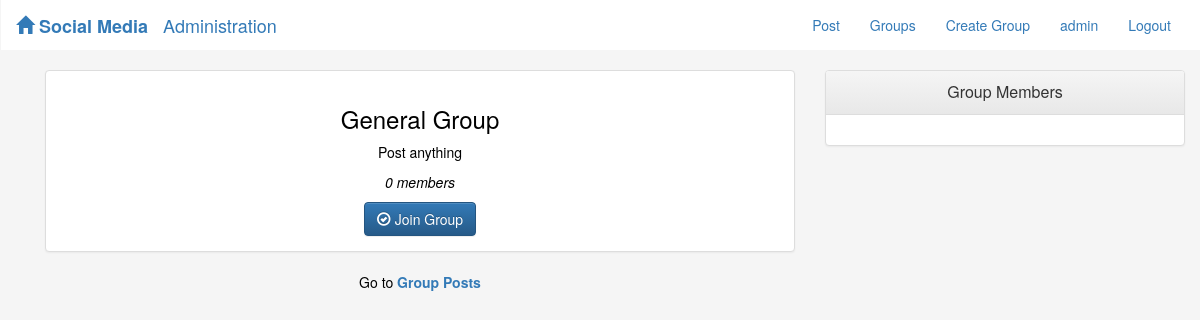
Page /groups/general-group/ (signed in) on the committed database.
### accounts/models.py (models this page shows)
class CustomUser(AbstractUser):
    image = models.ImageField(
        upload_to='accounts/profile_pics', blank=True, default='default.jpg')

### groups/models.py (models this page shows, shortened)
class Group(models.Model):
    name = models.CharField(max_length=100, unique=True)
    slug = models.SlugField(allow_unicode=True, unique=True)
    description = models.TextField(blank=True, default='')
    members = models.ManyToManyField(User, through='GroupMember')
    class Meta:
        ordering = ['name']

### groups/views.py (the view)
# urls.py: path('<slug>/', views.SingleGroup.as_view(), name='single'),
class SingleGroup(LoginRequiredMixin, DetailView):
    model = Group
    template_name = 'groups/group_detail.html'

### groups/templates/groups/group_detail.html (shortened to what this page needs)
{% extends 'groups/group_base.html' %}
{% block pregroup %}
    <div class="col-md-8">
        <div class="panel panel-default" >
            <div class="panel-body text-center">
                <h3 class="m0 text-bold">{{group.name}}</h3>
                <div class="mv-lg">
                    <p>{{group.description|safe}} </p>
                </div>
                <p><i> {{group.members.count}} member{{group.members.count|pluralize}}</i></p>
                <div class="text-center">
                    {% if user in group.members.all %}
                    <a class="btn btn-md btn-fill btn-primary" href="{% url 'groups:leave' slug=group.slug%}"><span class="glyphicon glyphicon-remove-circle"></span> Leave Group</a>
                    {% else %}
                    <a class="btn btn-md btn-fill btn-primary" href="{% url 'groups:join' slug=group.slug%}"><span class="glyphicon glyphicon-ok-circle"></span> Join Group</a>
                    {% endif %}
                </div>
            </div>
        </div>
        <center>
        <div>
        Go to <a href="{% url 'groups:groupposts' pk=group.pk %}">  <b>Group Posts</b>  </a>
    </div>
</center>
    </div>
    <div class="col-md-4 pull-right" >
        <div class="panel panel-default hidden-xs hidden-sm">
            <div class="panel-heading">
                <div class="panel-title text-center">Group Members</div>
            </div>
            <div class="panel-body">
                </div>
            </div>
{% endblock pregroup %}

### templates/base.html (shortened to what this page needs)
<!DOCTYPE html>
{% load static %}
<html lang="en">
<head>
    <link
      rel="stylesheet"
      href="https://maxcdn.bootstrapcdn.com/bootstrap/3.3.7/css/bootstrap.min.css"
    />
    <link
      rel="stylesheet"
      href="https://maxcdn.bootstrapcdn.com/bootstrap/3.3.7/css/bootstrap-theme.min.css"
    />
    <link type="text/css" rel="stylesheet" href="{% static 'socialnetwork/css/master.css'%}"/>
</head>
<body>
      <nav class="navbar navbar-expand-lg navbar-light mynav"  role="navigation" id='navbar'>
        <div class="container navbarcontainer">
            <a style="font-weight: bold;" class="navbar-brand mynav" href="{% url 'home'%}"><span class="glyphicon glyphicon-home"></span> Social Media
            </a>
            <a style="font-weight:normal;" class="navbar-brand" href="{% url 'admin:index' %}">Administration</a>
            <div class="collapse navbar-collapse">
            <ul class="nav navbar-nav ml-auto navbar-right" >
                {% if user.is_authenticated %}
                    <li class="nav-item"><a href="{% url 'posts:create'%}">Post</a></li>
                    <li class="nav-item"><a href="{% url 'groups:all'%}">Groups</a></li>
                    <li class="nav-item"><a href="{% url 'groups:create'%}">Create Group</a></li>
                    <li class="nav-item"><a href="{% url 'accounts:profile' pk=user.username %}">{{user.username}}</a></li>
                    <li class="nav-item"><a href="{% url 'accounts:logout'%}">Logout</a></li>
                    {% else %}
                    <li class="nav-item"><a href="{% url 'groups:all'%}">Groups</a></li>
                    <li class="nav-item"><a href="{% url 'accounts:login'%}">Login</a></li>
                    <li class="nav-item"><a href="{% url 'accounts:signup'%}">SignUp</a></li>
                {% endif %}
            </ul>
          </div>
        </div>
    </nav>
   <div class="container">
  {% block content %}
  {% endblock content %}
  </div>
</div>
</body>
</html>

### static/socialnetwork/css/master.css (style rules this page uses)
body { margin: 0; background-color: whitesmoke; color: black; overflow: scroll; }
.navbarcontainer { position: fixed; z-index: 1; top: 0; width: 100%; background-color: white; }

### rows in the picture
CustomUser: username "admin"
Group: name "General Group", description "Post anything", members.count "0"
